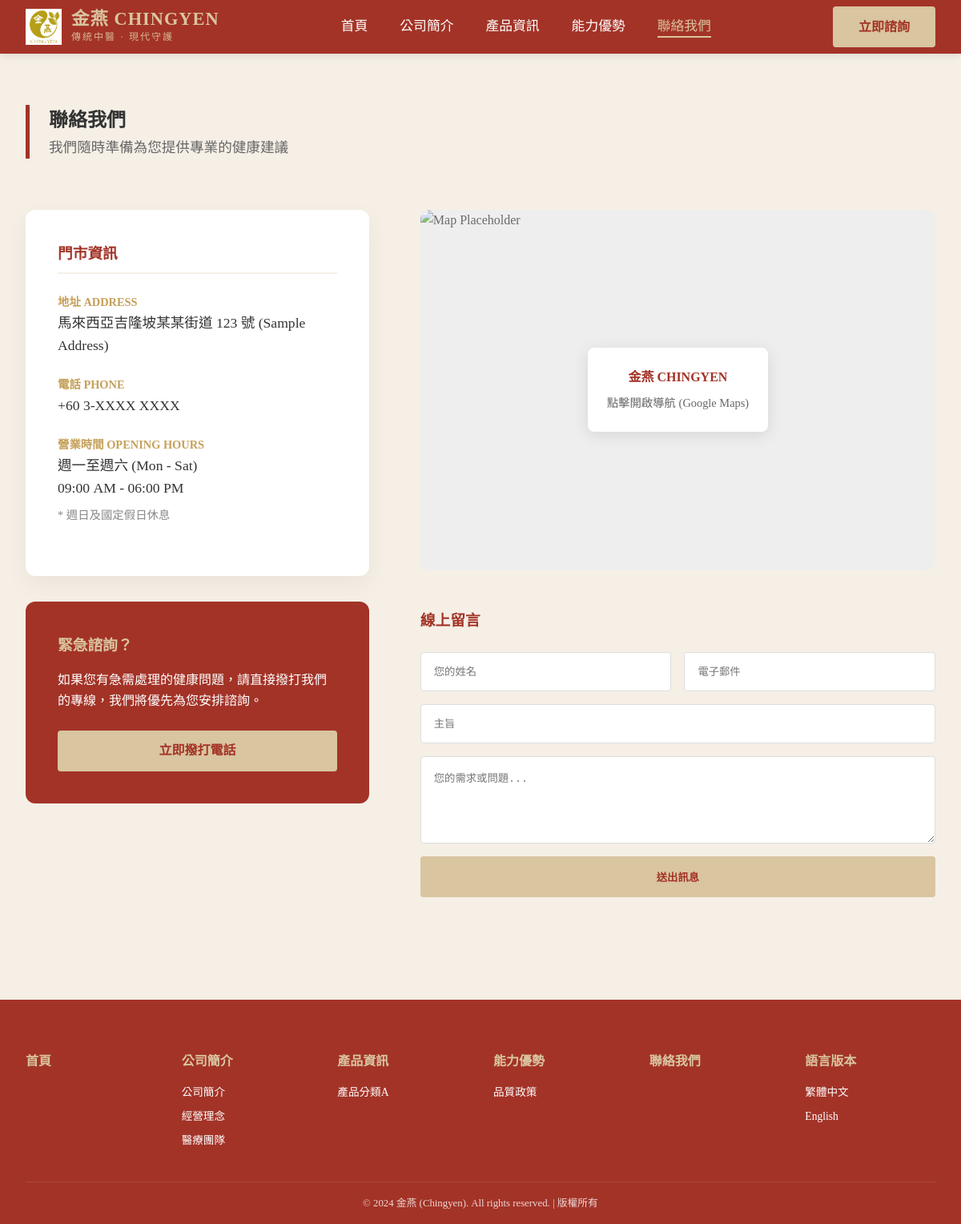
The app's page /contact with its own data.
### models.py (models this page shows)
class Base(DeclarativeBase):
    created_at: Mapped[datetime] = mapped_column(DateTime(timezone=True), server_default=func.now())

class Menu(Base):
    __tablename__ = "menus"
    id: Mapped[int] = mapped_column(primary_key=True)
    parent_id: Mapped[int | None] = mapped_column(ForeignKey("menus.id"), nullable=True)
    title: Mapped[str] = mapped_column(String(50), nullable=False)
    level: Mapped[int] = mapped_column(Integer, nullable=False)
    sort_order: Mapped[int] = mapped_column(Integer, default=0)
    has_image: Mapped[bool] = mapped_column(Boolean, server_default="0", default=False)
    image_path: Mapped[str | None] = mapped_column(String(255), nullable=True)
    children: Mapped[list["Menu"]] = relationship("Menu", back_populates="parent", cascade="all, delete-orphan")
    parent: Mapped["Menu"] = relationship("Menu", back_populates="children", remote_side=[id])

### routers/web.py (the view)
@router.get("/contact")
async def contact(request: Request, db: Session = Depends(get_db)):
    menus = get_base_menus(db)
    return templates.TemplateResponse(request, "contact.html", {"menus": menus})

### templates/contact.html (shortened to what this page needs)
{% extends "base.html" %}
{% block content %}
<div class="container">
<section style="padding: 4rem 0;">
    <div class="section-header">
        <h1>聯絡我們</h1>
        <p>我們隨時準備為您提供專業的健康建議</p>
    </div>
    <div style="display: grid; grid-template-columns: 1fr 1.5fr; gap: 4rem; margin-top: 4rem; align-items: start;">
        <div>
            <div style="background: white; padding: 2.5rem; border-radius: 12px; box-shadow: 0 10px 30px rgba(0,0,0,0.05); margin-bottom: 2rem;">
                <h3 style="color: var(--color-red); margin-bottom: 1.5rem; border-bottom: 2px solid var(--color-beige); padding-bottom: 0.5rem;">門市資訊</h3>
                <div style="margin-bottom: 1.5rem;">
                    <p style="color: var(--color-gold); font-weight: bold; font-size: 0.9rem; text-transform: uppercase;">地址 Address</p>
                    <p style="font-size: 1.1rem;">馬來西亞吉隆坡某某街道 123 號 (Sample Address)</p>
                </div>
                <div style="margin-bottom: 1.5rem;">
                    <p style="color: var(--color-gold); font-weight: bold; font-size: 0.9rem; text-transform: uppercase;">電話 Phone</p>
                    <p style="font-size: 1.1rem;">+60 3-XXXX XXXX</p>
                </div>
                <div style="margin-bottom: 1.5rem;">
                    <p style="color: var(--color-gold); font-weight: bold; font-size: 0.9rem; text-transform: uppercase;">營業時間 Opening Hours</p>
                    <p style="font-size: 1.1rem;">週一至週六 (Mon - Sat)<br>09:00 AM - 06:00 PM</p>
                    <p style="color: #888; font-size: 0.9rem; margin-top: 0.5rem;">* 週日及國定假日休息</p>
                </div>
            </div>
            <div style="background: var(--color-red); color: white; padding: 2.5rem; border-radius: 12px;">
                <h3 style="color: var(--color-khaki); margin-bottom: 1rem;">緊急諮詢？</h3>
                <p style="margin-bottom: 1.5rem;">如果您有急需處理的健康問題，請直接撥打我們的專線，我們將優先為您安排諮詢。</p>
                <a href="tel:+60312345678" class="btn btn-primary" style="display: block; text-align: center;">立即撥打電話</a>
            </div>
        </div>
        <div>
            <div style="width: 100%; height: 450px; background: #eee; border-radius: 12px; display: flex; align-items: center; justify-content: center; overflow: hidden; position: relative;">
                <div style="position: absolute; background: white; padding: 1.5rem; border-radius: 8px; box-shadow: 0 4px 20px rgba(0,0,0,0.1); text-align: center;">
                    <h4 style="color: var(--color-red); margin-bottom: 0.5rem;">金燕 CHINGYEN</h4>
                    <p style="font-size: 0.9rem; color: #666;">點擊開啟導航 (Google Maps)</p>
                </div>
            </div>
            <div style="margin-top: 3rem;">
                <h3 style="color: var(--color-red); margin-bottom: 1.5rem;">線上留言</h3>
                <form style="display: grid; gap: 1rem;">
                    <div style="display: grid; grid-template-columns: 1fr 1fr; gap: 1rem;">
                        <input type="text" placeholder="您的姓名" style="padding: 1rem; border: 1px solid #ddd; border-radius: 4px;">
                        <input type="email" placeholder="電子郵件" style="padding: 1rem; border: 1px solid #ddd; border-radius: 4px;">
                    </div>
                    <input type="text" placeholder="主旨" style="padding: 1rem; border: 1px solid #ddd; border-radius: 4px;">
                    <textarea placeholder="您的需求或問題..." rows="5" style="padding: 1rem; border: 1px solid #ddd; border-radius: 4px;"></textarea>
                    <button type="submit" class="btn btn-primary" style="padding: 1rem;">送出訊息</button>
                </form>
            </div>
        </div>
    </div>
</section>
</div>
{% endblock %}

### templates/base.html (shortened to what this page needs)
<!DOCTYPE html>
<html lang="zh-Hant">
<head>
    <link rel="stylesheet" href="/static/css/style.css">
</head>
<body x-data="{ mobileMenuOpen: false }">
    <header>
        <nav>
            <a href="/" class="logo">
                <img src="/static/images/brand/logo.png" alt="金燕" style="height: 45px; width: auto;" onerror="this.style.display='none'">
                <div class="logo-text">
                    <span class="brand-name">金燕 CHINGYEN</span>
                    <span class="brand-tagline">傳統中醫 · 現代守護</span>
                </div>
            </a>
            <ul class="nav-links">
                {% for menu in menus %}
                    <li class="nav-item">
                        {% set link = '#' %}
                        {% if menu.id == 1 %}{% set link = '/' %}
                        {% elif menu.id == 11 %}{% set link = '/about' %}
                        {% elif menu.id == 17 %}{% set link = '/products' %}
                        {% elif menu.id == 21 %}{% set link = '/team' %}
                        {% elif menu.id == 37 %}{% set link = '/contact' %}
                        {% endif %}
                        <a href="{{ link }}" class="{% if request.url.path == link %}active{% endif %}">
                            {{ menu.title }}
                        </a>
                    </li>
                {% endfor %}
            </ul>
            <div class="nav-actions">
                <a href="/contact" class="btn btn-primary">立即諮詢</a>
            </div>
        </nav>
    </header>
    <main>
        {% block content %}{% endblock %}
    </main>
    <footer style="background-color: var(--color-red); color: white; padding: 4rem 2rem 1rem; text-align: center; margin-top: 4rem;">
        <div class="footer-grid">
            {% for menu in menus %}
            <div>
                <h4>{{ menu.title }}</h4>
                <ul>
                    {% set link = '#' %}
                    {% if menu.id == 1 %}{% set link = '/' %}
                    {% elif menu.id == 11 %}{% set link = '/about' %}
                    {% elif menu.id == 17 %}{% set link = '/products' %}
                    {% elif menu.id == 21 %}{% set link = '/team' %}
                    {% elif menu.id == 37 %}{% set link = '/contact' %}
                    {% endif %}
                    {% for child in menu.children %}
                    <li><a href="{{ link }}">{{ child.title }}</a></li>
                    {% endfor %}
                    {% if menu.id == 11 %}
                        <li><a href="/team">醫療團隊</a></li>
                    {% endif %}
                </ul>
            </div>
            {% endfor %}
            <div>
                <h4>語言版本</h4>
                <ul>
                    <li><a href="#">繁體中文</a></li>
                    <li><a href="#">English</a></li>
                </ul>
            </div>
        </div>
        <hr style="border: 0; border-top: 1px solid rgba(255,255,255,0.1); margin-bottom: 1rem;">
        <p style="font-size: 0.8rem; opacity: 0.8;">&copy; 2024 金燕 (Chingyen). All rights reserved. | 版權所有</p>
    </footer>
</body>
</html>

### static/css/style.css (style rules this page uses)
:root { --color-red: #A33327; --color-khaki: #D9C5A0; --color-beige: #F5EFE6; --color-gold: #C5A059; --color-light-green: #A3B899; --color-dark-gray: #333333; --font-primary: 'Noto Serif TC', serif; }
* { box-sizing: border-box; margin: 0; padding: 0; }
body { background-color: var(--color-beige); color: var(--color-dark-gray); font-family: var(--font-primary); line-height: 1.6; }
header { background-color: var(--color-red); color: white; padding: 0.5rem 0; position: sticky; top: 0; z-index: 1000; box-shadow: 0 2px 10px rgba(0,0,0,0.1); }
nav { display: flex; justify-content: space-between; align-items: center; max-width: 1200px; margin: 0 auto; padding: 0 2rem; }
.logo { display: flex; align-items: center; gap: 12px; text-decoration: none; color: var(--color-khaki); }
.logo-text { display: flex; flex-direction: column; }
.brand-name { font-size: 1.4rem; font-weight: 700; line-height: 1.2; letter-spacing: 1px; }
.brand-tagline { font-size: 0.75rem; font-weight: 400; opacity: 0.9; letter-spacing: 2px; }
.nav-links { display: flex; list-style: none; gap: 2.5rem; }
.nav-links a { color: white; text-decoration: none; font-weight: 400; font-size: 1.05rem; transition: all 0.3s; position: relative; }
.nav-links a:hover, .nav-links a.active { color: var(--color-khaki); }
.nav-links a.active::after { content: ''; position: absolute; bottom: -5px; left: 0; width: 100%; height: 2px; background-color: var(--color-khaki); }
.nav-actions { display: flex; align-items: center; gap: 1rem; }
main { width: 100%; }
.container { max-width: 1200px; margin: 0 auto; padding: 0 2rem; }
.section-header { margin-bottom: 3rem; border-left: 5px solid var(--color-red); padding-left: 1.5rem; }
.section-header p { color: #666; font-size: 1.1rem; }
.btn { display: inline-block; padding: 0.8rem 2rem; text-decoration: none; border-radius: 4px; transition: all 0.3s; font-weight: 600; cursor: pointer; border: none; }
.btn-primary { background-color: var(--color-khaki); color: var(--color-red); }

### templates/base.html (style rules this page uses)
.nav-item { position: relative; }
footer .footer-grid { display: grid; grid-template-columns: repeat(auto-fit, minmax(150px, 1fr)); gap: 2rem; text-align: left; margin-bottom: 2rem; }
footer h4 { color: var(--color-khaki); margin-bottom: 1rem; }
footer ul { list-style: none; }
footer ul li { margin-bottom: 0.5rem; font-size: 0.85rem; }
footer a { color: white; text-decoration: none; }

### records on screen
Menu: title "首頁"
Menu: title "公司簡介", shows "醫療團隊"
Menu: title "產品資訊"
Menu: title "能力優勢"
Menu: title "聯絡我們"
Menu: title "公司簡介"
Menu: title "經營理念"
Menu: title "產品分類A"
Menu: title "品質政策"
